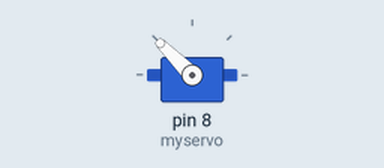
Simulated run of this sketch. Board: Arduino Uno, built with avr-gcc and run on an emulated ATmega328P. On the bench: servo.

Above: at 0.05 s.
At 2.05 s:
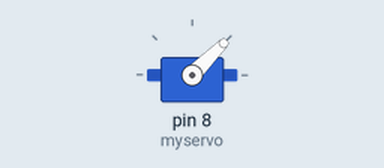
At 4.0 s:
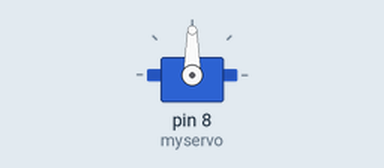
Timing chart, 0 to 5.2 s (numbered marks = the images above):
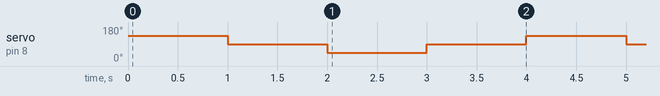

Measured:
- by itself, servo on pin 8 (myservo): repeats every 4.0 s: 45° 1.0 s, 90° 1.0 s, 135° 1.0 s, 90° 1.0 s

The sketch:

continuous_servo.ino
```cpp
/**

This example demonstrates how to control a continuous rotation servo motor.
In this example, the servo spins forward for 1 second, pauses for 1 second,
spins backwards for 1 second, and pauses for 1 second in a loop.
This example was written by Cirkit Design LLC.
*/

#include <Servo.h>

Servo myservo;

int pos = 0;

void setup() {
  // The servo control wire is connected to Arduino D2 pin.
  myservo.attach(8);
  // Servo is stationary.
  myservo.write(90);
}

void loop() {
  // Servo spins forward at full speed for 1 second.
  myservo.write(135);
  delay(1000);
  // Servo is stationary for 1 second.
  myservo.write(90);
  delay(1000);
  // Servo spins in reverse at full speed for 1 second.
  myservo.write(45);
  delay(1000);
  // Servo is stationary for 1 second.
  myservo.write(90);
  delay(1000);
}
```
